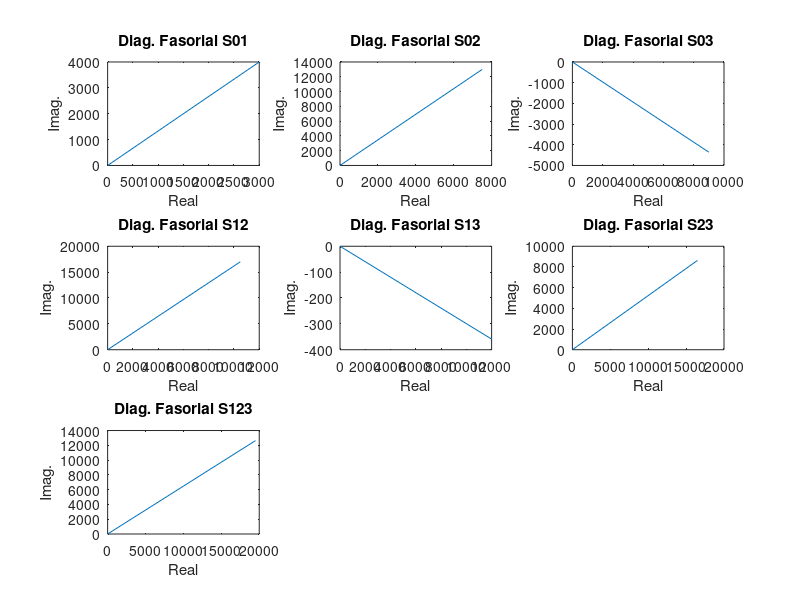

MATLAB code for this plot:
clear all

%fatores de potencia cos(teta) = f.p = P/|S|
fp01 = 0.6;
fp02 = 0.5;
fp03 = 0.9;

%cargas complexas S = P + Qi
s01 = 5000*fp01 + j*5000*sin(acos(fp01));
s02 = 15000*fp02 + j*15000*sin(acos(fp02));
s03 = 10000*fp03 - j*10000*sin(acos(fp03));

%somando as cargas por meio de chaveamento
s12 = s01 + s02
s13 = s01 + s03
s23 = s02 + s03
s123 = s01 + s02 + s03

%modulo das cargas, valor absoluto
abs01 = abs(s01)
abs02 = abs(s02)
abs03 = abs(s03)
abs12 = abs(s12)
abs13 = abs(s13)
abs23 = abs(s23)
abs123 = abs(s123)

%fatores de potencia cos(teta) = f.p = P/|S|
fp12 = real(s12)/abs(s12)
fp13 = real(s13)/abs(s13)
fp23 = real(s23)/abs(s23)
fp123 = real(s123)/abs(s123)

%plotando os graficos
subplot(3,3,1)
plot([0 real(s01)],[0 imag(s01)])
xlabel('Real'),ylabel('Imag.')
title('Diag. Fasorial S01')

subplot(3,3,2)
plot([0 real(s02)],[0 imag(s02)])
xlabel('Real'),ylabel('Imag.')
title('Diag. Fasorial S02')

subplot(3,3,3)
plot([0 real(s03)], [0 imag(s03)])
xlabel('Real'),ylabel('Imag.')
title('Diag. Fasorial S03')

subplot(3,3,4)
plot([0 real(s12)],[0 imag(s12)])
xlabel('Real'),ylabel('Imag.')
title('Diag. Fasorial S12')

subplot(3,3,5)
plot([0 real(s13)],[0 imag(s13)])
xlabel('Real'),ylabel('Imag.')
title('Diag. Fasorial S13')

subplot(3,3,6)
plot([0 real(s23)],[0 imag(s23)])
xlabel('Real'),ylabel('Imag.')
title('Diag. Fasorial S23')

subplot(3,3,7)
plot([0 real(s123)],[0 imag(s123)])
xlabel('Real'),ylabel('Imag.')
title('Diag. Fasorial S123')
